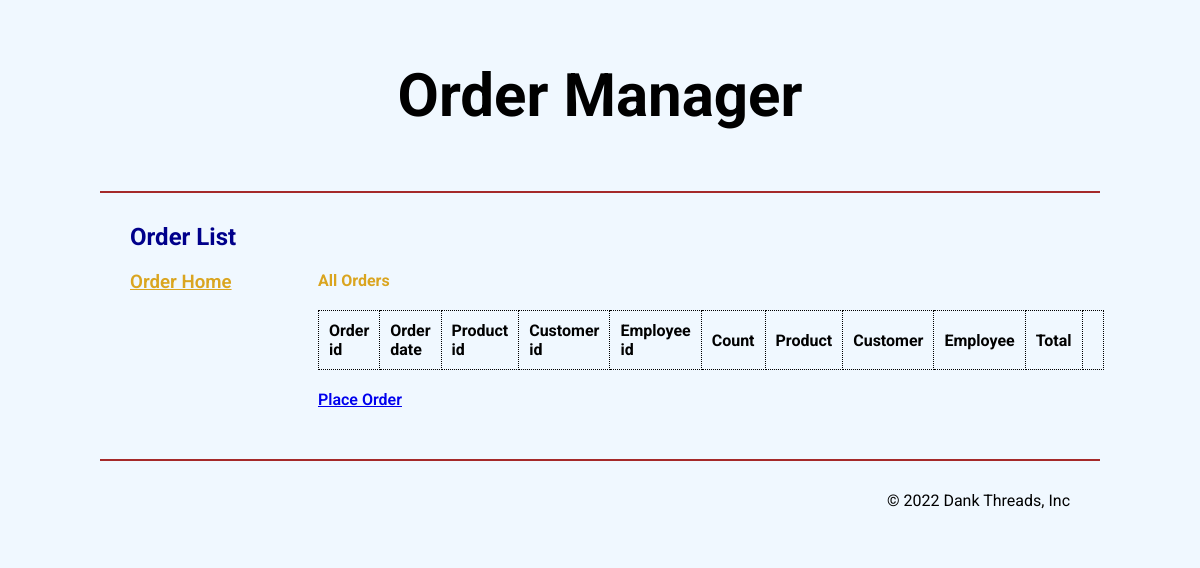
/orderview.php, run on an earlier commit of the app's database.
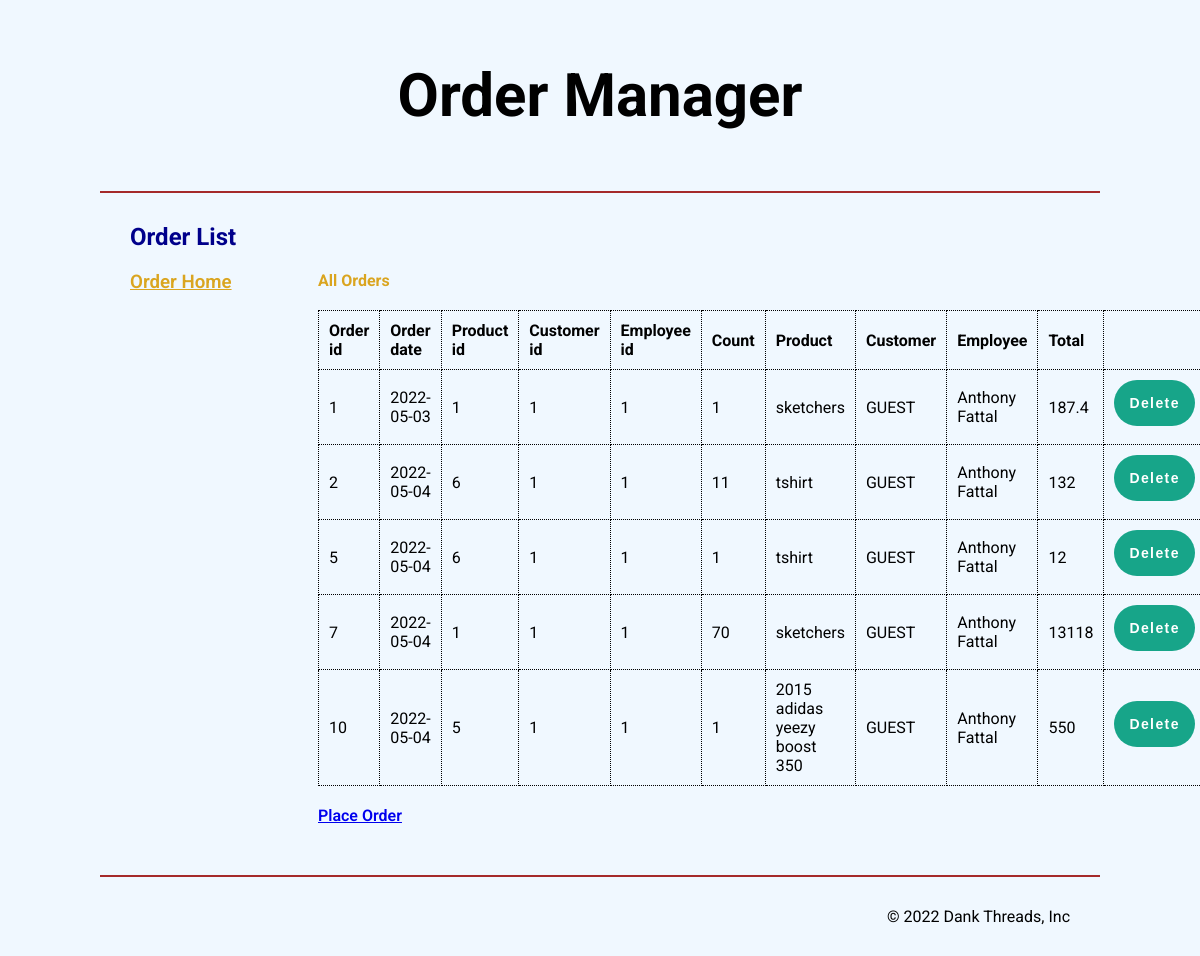
And on a later commit of the database.
### tables this page shows
CREATE TABLE `orders` (
  `oid` int(11) NOT NULL,
  `odate` date NOT NULL,
  `pid` int(11) NOT NULL,
  `cid` int(11) NOT NULL,
  `eid` int(11) NOT NULL,
  `count` int(11) NOT NULL
);

CREATE TABLE `products` (
  `pid` int(11) NOT NULL,
  `pname` varchar(255) NOT NULL,
  `stock` int(11) NOT NULL,
  `price` decimal(10,2) NOT NULL,
  `category` varchar(255) NOT NULL,
  `sid` int(255) NOT NULL,
  `color` varchar(255) NOT NULL,
  `psize` varchar(255) NOT NULL
);

CREATE TABLE `customers` (
  `cid` int(11) NOT NULL,
  `cname` varchar(255) NOT NULL,
  `zip` int(11) NOT NULL,
  `phone_number` varchar(255) NOT NULL,
  `email` varchar(255) NOT NULL
);

CREATE TABLE `employees` (
  `eid` int(11) NOT NULL,
  `ename` varchar(255) NOT NULL,
  `phone_number` varchar(50) NOT NULL,
  `email` varchar(250) NOT NULL
);

### orderview.php (the view, shortened to what this page needs)
<?php
include('db_conn.php');
$info = $show2 = $show1 = '';
$sql2 = "select orders.*, customers.cname, employees.ename, products.pname, products.price from orders
left outer join customers on orders.cid = customers.cid
left outer JOIN employees on orders.eid = employees.eid
left outer JOIN products on products.pid = orders.pid;";
$result1 = mysqli_query($conn,$sql2);
$row1 = mysqli_fetch_assoc($result1);
if(!empty($row1)) {
    do {
        $total = $row1['count'] * $row1['price'];
        $show2 .= '
        <tr>
            <td>'.$row1['oid'].'</td>
            <td>'.$row1['odate'].'</td>
            <td>'.$row1['pid'].'</td>
            <td>'.$row1['cid'].'</td>
            <td>'.$row1['eid'].'</td>
            <td>'.$row1['count'].'</td>
            <td>'.$row1['pname'].'</td>
            <td>'.$row1['cname'].'</td>
            <td>'.$row1['ename'].'</td>
            <td>'.$total.'</td>
            <td><button onclick="location.href=\'orderview.php?dlt_id='.$row1['oid'].'\';">Delete</button></td>
        </tr>';
    }
    while($row1 = mysqli_fetch_assoc($result1));
}
?>
<!DOCTYPE html>
<html lang="en">
<head>
    <link rel="stylesheet" href="dtstyle.css">
    <link rel="stylesheet" href="formstyle.css">
</head>
<body>
    <header>
        <h1>
            Order Manager
        </h1>
    </header>
    <main>
        <h2 class="page_title">
            Order List
        </h2>
        <div class="flex">
            <aside class="left">
                <h3 class="title"><a href="orderview.php">Order Home</a></h3>
            </aside>
        <aside class="right">
            <h4 class="title"><?php echo "All Orders"?> </h4>
            <table class="list">
                <tr>
                    <th>Order id</th>
                    <th>Order date</th>
                    <th>Product id</th>
                    <th>Customer id</th>
                    <th>Employee id</th>
                    <th>Count</th>
                    <th>Product</th>
                    <th>Customer</th>
                    <th>Employee</th>
                    <th>Total</th>
                    <th></th>
                </tr>
                <?php echo $show2; ?>
            </table>
            <a href="orderchooseemployee.php">Place Order</a>
        </aside>
        </div>
    </main>
    <footer>
        <p>&copy; 2022 Dank Threads, Inc</p>
    </footer>
</body>
</html>

What changed in the data, as far as the page shows it:
added orders: oid "1", odate "2022-05-03", pid "1", cid "1", eid "1", count "1", pid.pname "sketchers", cid.cname "GUEST", eid.ename "Anthony Fattal", count.price "187.4"
added orders: oid "2", odate "2022-05-04", pid "6", cid "1", eid "1", count "11", pid.pname "tshirt", cid.cname "GUEST", eid.ename "Anthony Fattal", count.price "132"
added orders: oid "5", odate "2022-05-04", pid "6", cid "1", eid "1", count "1", pid.pname "tshirt", cid.cname "GUEST", eid.ename "Anthony Fattal", count.price "12"
added orders: oid "7", odate "2022-05-04", pid "1", cid "1", eid "1", count "70", pid.pname "sketchers", cid.cname "GUEST", eid.ename "Anthony Fattal", count.price "13118"
added orders: oid "10", odate "2022-05-04", pid "5", cid "1", eid "1", count "1", pid.pname "2015 adidas yeezy boost 350", cid.cname "GUEST", eid.ename "Anthony Fattal", count.price "550"
